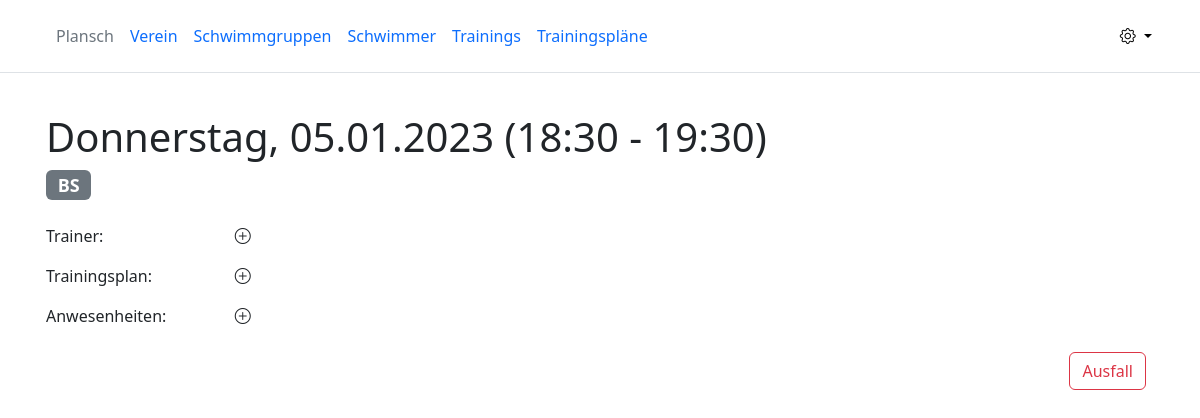
Page /training/1/ (signed in) on the committed database.
### club/models.py (models this page shows, shortened)
class Training(models.Model):
    group = models.ForeignKey(SwimmGroup, on_delete=models.CASCADE, related_name='swimm_group', verbose_name='Schwimmgruppe')
    start_time = models.DateTimeField(verbose_name='Startzeit')
    end_time = models.DateTimeField(verbose_name='Endzeit')
    training_plan = models.ForeignKey(
        Trainingplan, on_delete=models.CASCADE, verbose_name='Trainingsplan', blank=True, null=True
    )
    trainer = models.ForeignKey(Trainer, on_delete=models.SET_NULL, null=True, verbose_name='Trainer', )

class SwimmGroup(models.Model):
    short_name = models.CharField(max_length=200, unique=True, verbose_name='Kürzel')
    name = models.CharField(max_length=200, verbose_name='Name')
    description = models.CharField(max_length=500, verbose_name='Beschreibung')
    age_group = models.CharField(max_length=200, verbose_name='Altergruppe')
    competition_participation = models.BooleanField(default=False, verbose_name='Wettkampfteilnahme')
    main_trainer = models.ForeignKey(Trainer, on_delete=models.PROTECT, related_name='main_trainer', verbose_name='Haupttrainer')
    trainer = models.ManyToManyField(Trainer, related_name='trainer', blank=True, verbose_name='Zusätzliche Trainer')

### club/views.py (the view)
# urls.py: path('training/<int:id>/', TrainingDetail.as_view(), name='training-detail'),
class TrainingDetail(PermissionRequiredMixin, DetailView):
    permission_required = "club.view_training"
    model = Training
    def get_object(self, queryset=None):
        object = Training.objects.get(id=self.kwargs.get('id'))
        return object

### club/templatetags/club_tags.py (called while the page is built)
@register.filter(name='attendance_exits')
def attendance_exits(training_id):
    return Attendance.objects.filter(training=training_id)

@register.filter(name='own_date')
def own_date(date, format):
    translation.activate('de')
    return date_format(date, format)

### club/templates/club/training_detail.html
{% extends "club/base.html" %}
{% load club_tags %}
{% block content %}
    <h1>{{ object.start_time|own_date:"l, d.m.Y (H:i -" }} {{ object.end_time|date:"H:i)" }}</h1>
    <h4><span class="badge text-bg-secondary">{{ object.group.short_name }}</span></h4>
    <div class="container px-0 pt-3">
        <div class="row">
            <div class="col-2">
                <p> Trainer:</p>
            </div>
            <div class="col-10">
                {% if object.trainer != None %}
                    <a href='{% url 'trainer-detail' object.trainer.user.username %}'>{{ object.trainer.user.first_name }} {{ object.trainer.user.last_name }}</a>
                    <i type="button" class="bi bi-pencil-square"
                       onclick="location.href='{% url 'training-trainer' object.id %}'"></i>
                {% else %}
                    <i type="button" class="bi bi-plus-circle"
                       onclick="location.href='{% url 'training-trainer' object.id %}'"></i>
                {% endif %}
            </div>
        </div>
        <div class="row">
            <div class="col-2">
                <p> Trainingsplan: </p>
            </div>
            <div class="col-10">
                {% if object.training_plan != None %}
                    <a href='{% url 'trainingplan-detail' object.training_plan.id %}'>{{ object.training_plan.name }}</a>
                    <i type="button" class="bi bi-pencil-square"
                       onclick="location.href='{% url 'training-trainingplan' object.id %}'"></i>
                {% else %}
                    <i type="button" class="bi bi-plus-circle"
                       onclick="location.href='{% url 'training-trainingplan' object.id %}'"></i>
                {% endif %}
            </div>
        </div>
        <div class="row">
            <div class="col-2">
                <p> Anwesenheiten: </p>
            </div>
            <div class="col-10">
                {% if object.id|attendance_exits %}
                    <ul class="list-group">
                        {% for attendance in object.id|get_attendance %}
                            {% if attendance.status == "ENTSCHULDIGT" %}
                                <a href='{% url 'swimmer-detail' attendance.swimmer.dsv_id %}'
                                   class="list-group-item list-group-item-action d-flex justify-content-between align-items-center">{{ attendance.swimmer }}
                                    <span class="badge rounded-pill bg-warning text-dark">e</span>
                                </a>
                            {% elif attendance.status == "ANWESEND" %}
                                <a href='{% url 'swimmer-detail' attendance.swimmer.dsv_id %}'
                                   class="list-group-item list-group-item-action d-flex justify-content-between align-items-center">{{ attendance.swimmer }}
                                    <span class="badge rounded-pill bg-success">a</span>
                                </a>
                            {% elif attendance.status == "UNENTSCHULDIGT" %}
                                <a href='{% url 'swimmer-detail' attendance.swimmer.dsv_id %}'
                                   class="list-group-item list-group-item-action d-flex justify-content-between align-items-center">{{ attendance.swimmer }}
                                    <span class="badge rounded-pill bg-danger">u</span>
                                </a>
                            {% elif attendance.status == "UNBEKANNT" %}
                                <a href='{% url 'swimmer-detail' attendance.swimmer.dsv_id %}'
                                   class="list-group-item list-group-item-action d-flex justify-content-between align-items-center">{{ attendance.swimmer }}
                                    <span class="badge rounded-pill bg-light text-dark">x</span>
                                </a>
                            {% endif %}
                        {% endfor %}
                    </ul>
                    {% if perms.club.change_attendance %}
                        <i type="button" class="bi bi-pencil-square"
                           onclick="location.href='{% url 'training-attendance-update' object.id %}'"></i>
                    {% endif %}
                {% else %}
                    {% if perms.club.add_attendance %}
                        <i type="button" class="bi bi-plus-circle"
                           onclick="location.href='{% url 'training-attendance-create' object.id %}'"></i>
                    {% endif %}
                {% endif %}
            </div>
        </div>
        <div class="d-flex flex-row-reverse">
            {% if perms.club.delete_training %}
                <div class="p-2">
                    <button type="button" class="btn btn-outline-danger"
                            onclick="location.href='{% url 'training-delete' object.id %}'">
                        Ausfall
                    </button>
                </div>
            {% endif %}
        </div>
    </div>
{% endblock content %}

### rows in the picture
Training: start_time|own_date "Donnerstag, 05.01.2023 (18:30 -", end_time "19:30)", group.short_name "BS"
